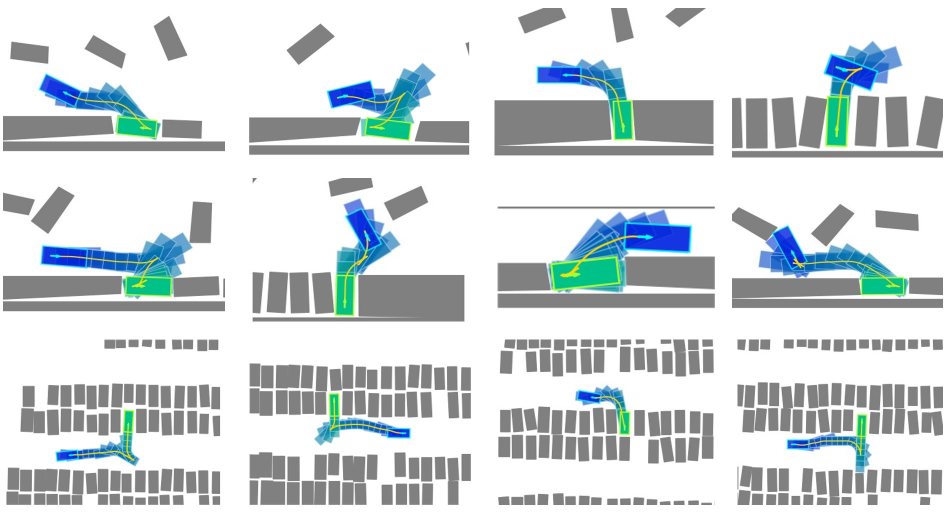
#> input picture assets/examples.jpg, 1894 x 1030 px (shown at 1/2 size)
$ python -i make_paper_figures.py   (imports and definitions only)
#> lines starting #> are read from the running program, lines starting #| are printed output that depends on the picture; after the words box and inside, x2 and y2 are one past the last pixel; in counts of white or black regions, pixels touching at a corner belong together
import argparse
import json
import time
from pathlib import Path

import matplotlib.pyplot as plt
import numpy as np
from matplotlib.colors import LinearSegmentedColormap
from PIL import Image, ImageFilter


SCENES = ["Normal", "Complex", "Extrem"]
METHOD_LABELS = ["HOPE final", "Ours planning", "Ours final"]
PALETTE = {
    "navy": "#355070",
    "orange": "#D98F2B",
    "teal": "#2A9D8F",
    "red": "#C8553D",
    "gray": "#B7BDC5",
    "dark": "#273043",
    "offwhite": "#FBFBF8",
    "grid": "#C9CED6",
}


# [37 lines left out: functions setup_publication_style, style_axis, not called in this run]


def load_json(path: Path):
    with path.open() as f:
        return json.load(f)


def ensure_dir(path: Path):
    path.mkdir(parents=True, exist_ok=True)


def scene_title(scene: str) -> str:
    return {"Normal": "Simple", "Complex": "Complex", "Extrem": "Extreme"}.get(scene, scene)


# [241 lines left out: functions collect_metrics, load_dual_nc_summary, plot_grouped_results, plot_breakdown, plot_heatmap, not called in this run]


def load_case_summary(base_dir: Path, case_id: int, variant: str):
    return load_json(base_dir / f"case_{case_id}" / f"{variant}_summary.json")


def load_smoothed_image(path: Path):
#> called with path = '../../assets/examples.jpg'
    img = Image.open(path).convert("RGB")
#> img is the input picture: PIL image 1894x1030 RGB; mean R, G, B 207.7, 215, 217
    img = img.resize(
        (int(img.width * 1.15), int(img.height * 1.15)),
        resample=Image.Resampling.LANCZOS,
    )
#> img: PIL image 2178x1184 RGB
    base = img.filter(ImageFilter.GaussianBlur(radius=0.25))

    arr = np.asarray(base).astype(np.int16)
    sat = arr.max(axis=2) - arr.min(axis=2)
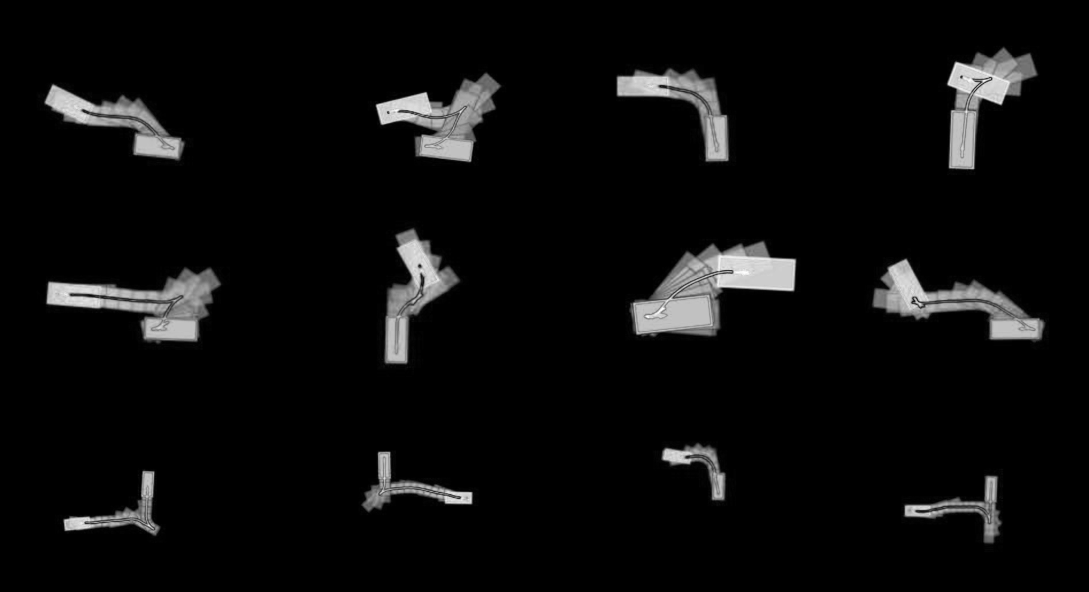
#> sat: shape (1184, 2178) int16 (shown at 1/2 size); min 0, max 255, mean 12.1
    val = arr.max(axis=2)
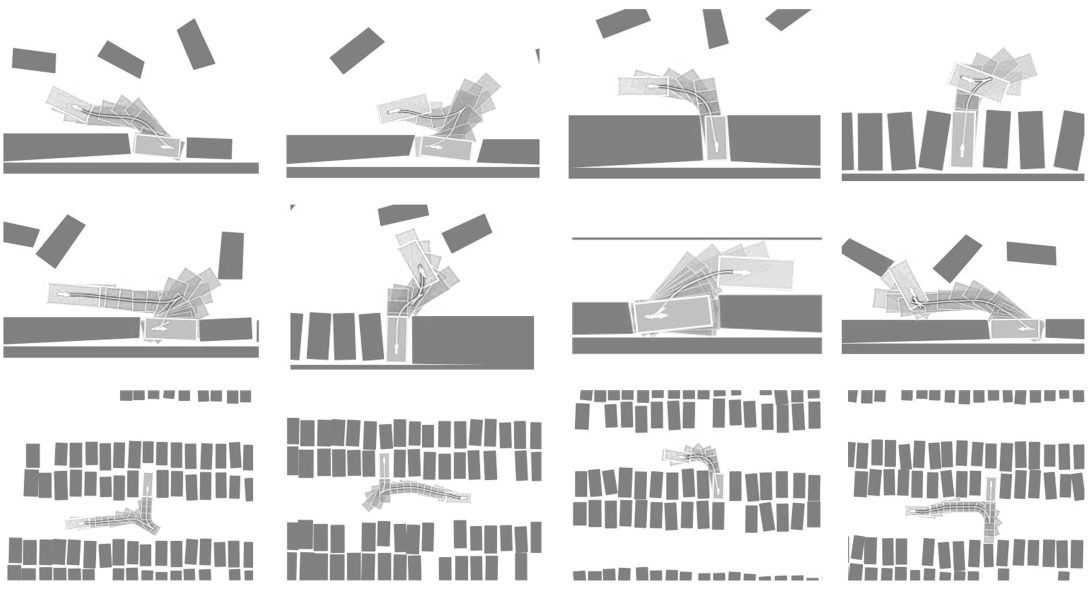
#> val: shape (1184, 2178) int16 (shown at 1/2 size); min 55, max 255, mean 219.1
    # Focus on the rendered trajectory colors instead of the whole map.
    route_mask = ((sat > 55) & (val > 105)).astype(np.uint8) * 255
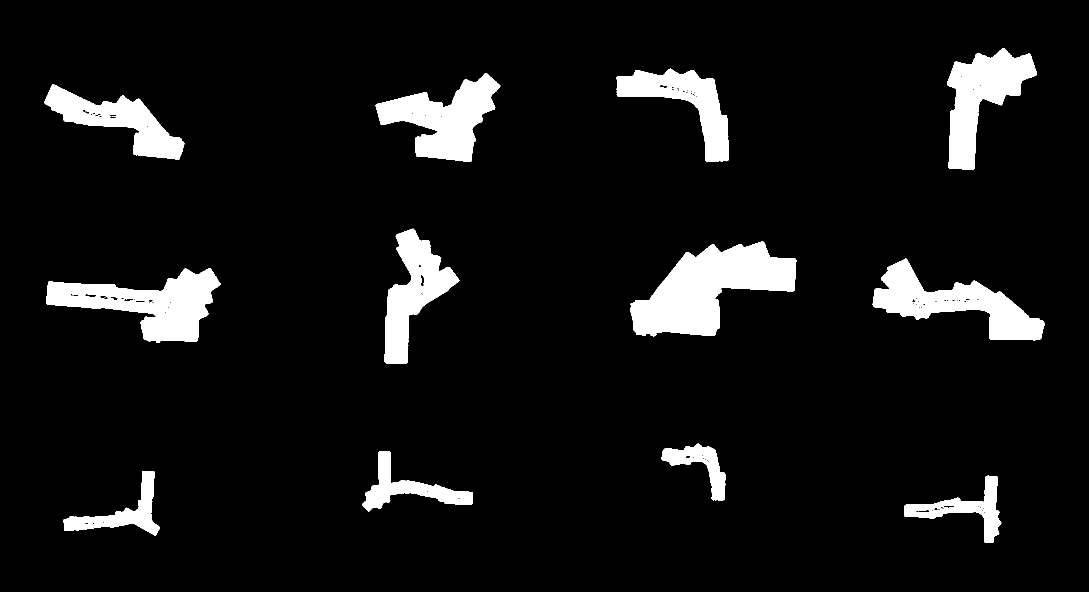
#> route_mask: shape (1184, 2178) (shown at 1/2 size); 7.6% white; 21 white regions (6 under 20 px), largest, box (x1, y1, x2, y2) and area: (1260, 483, 1593, 673) 33672, (92, 537, 441, 686) 23970, (1745, 517, 2089, 682) 21622

    alpha = Image.fromarray(route_mask, mode="L")
    alpha = alpha.filter(ImageFilter.MaxFilter(5))
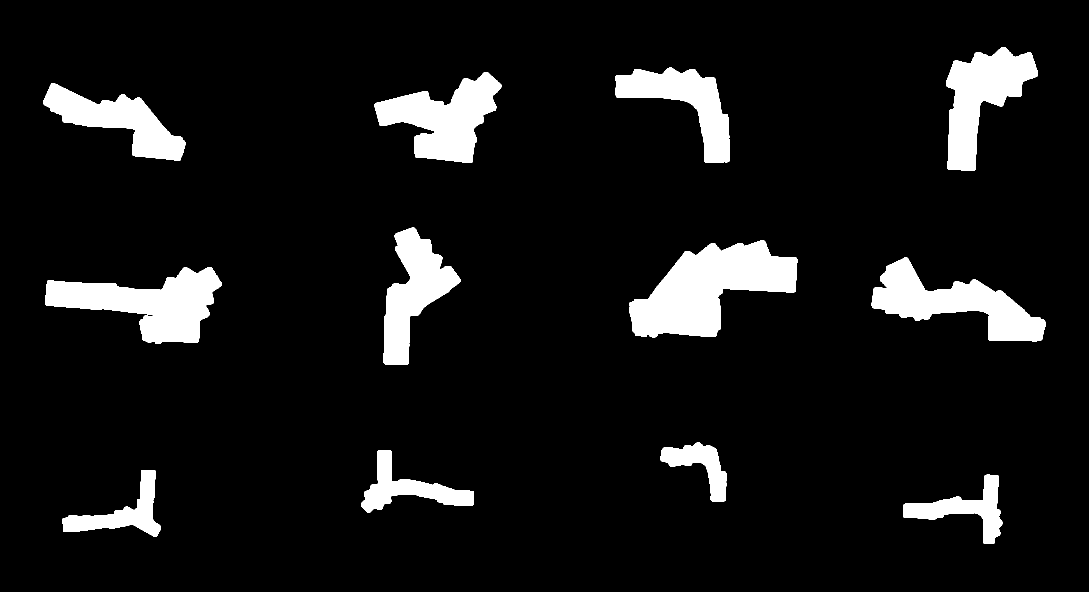
#> alpha: PIL image 2178x1184 L (shown at 1/2 size); 8.6% white; 12 white regions, largest, box (x1, y1, x2, y2) and area: (1258, 481, 1595, 675) 36234, (90, 535, 443, 688) 27069, (1743, 515, 2091, 684) 24356
    alpha = alpha.filter(ImageFilter.GaussianBlur(radius=1.0))

    route_layer = img.filter(ImageFilter.GaussianBlur(radius=0.55))
    route_layer = route_layer.filter(ImageFilter.UnsharpMask(radius=1.4, percent=110, threshold=2))
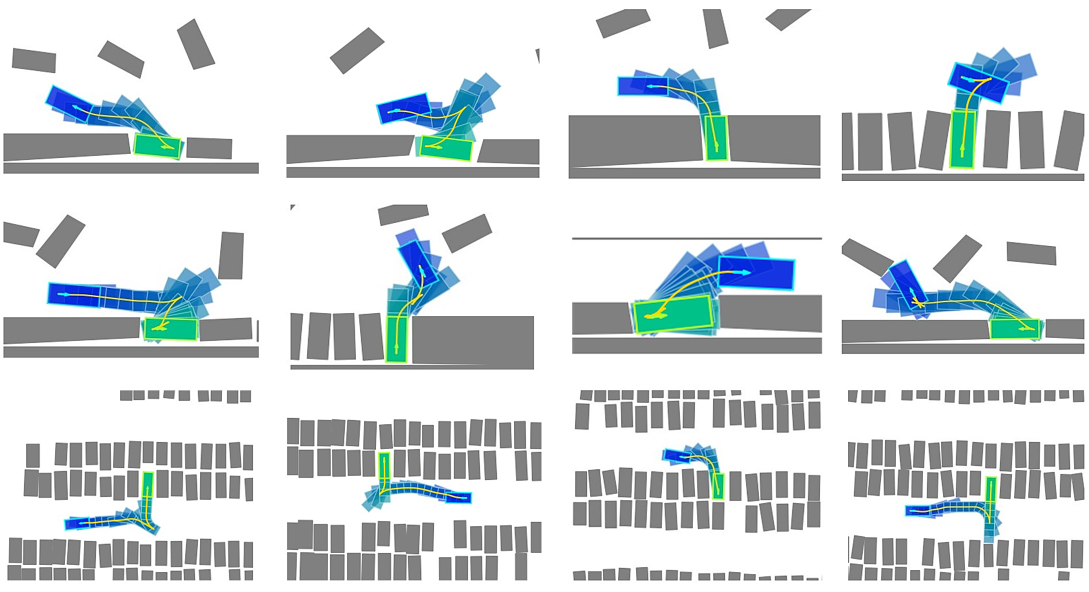
#> route_layer: PIL image 2178x1184 RGB (shown at 1/2 size); mean R, G, B 207.1, 214.3, 216.4
    route_layer.putalpha(alpha)
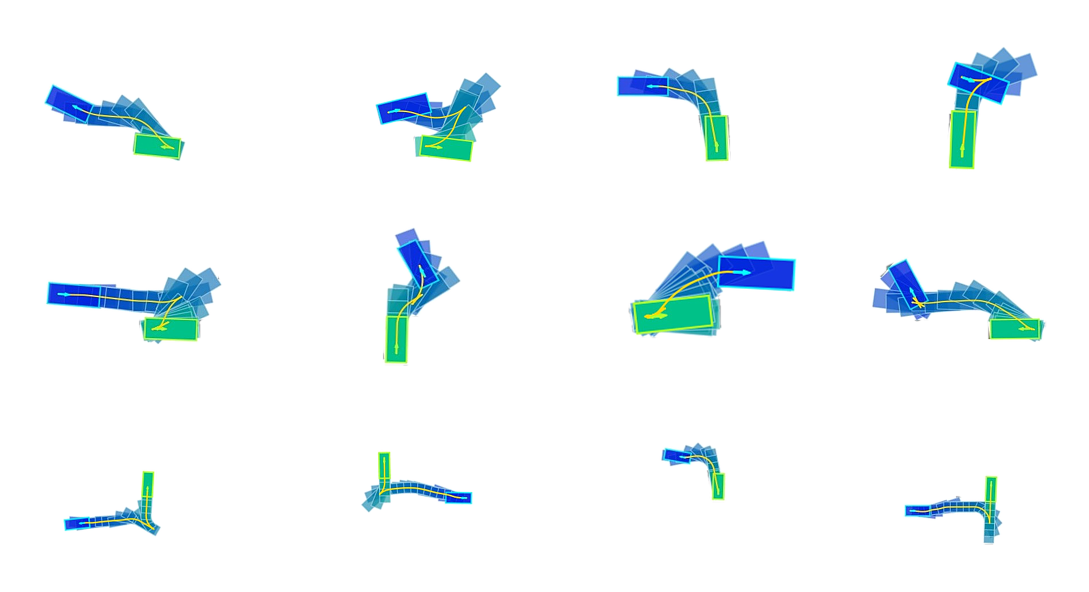
#> route_layer: PIL image 2178x1184 RGBA (shown at 1/2 size); mean R, G, B, A 207.1, 214.3, 216.4, 21.9; transparent parts drawn white

    composited = base.convert("RGBA")
    composited.alpha_composite(route_layer)
    composited = composited.convert("RGB")
#> composited: PIL image 2178x1184 RGB
    composited = composited.filter(ImageFilter.UnsharpMask(radius=1.0, percent=70, threshold=3))
    return np.asarray(composited)


# [124 lines left out: functions plot_trajectory_panel, main, not called in this run]


# [2 lines not run here, left out]

>>> result = load_smoothed_image('../../assets/examples.jpg')

$ run again, on assets/algo_struct.png
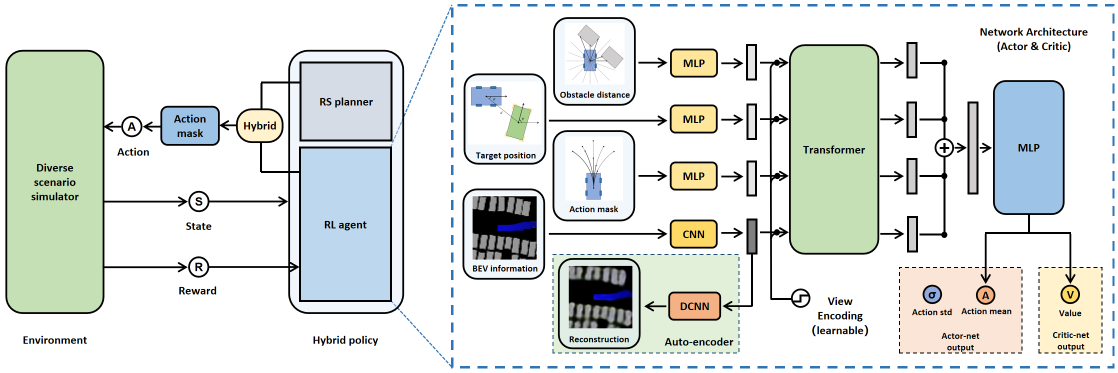
#> input picture assets/algo_struct.png, 2236 x 745 px (shown at 1/2 size)
#> in load_smoothed_image, `route_mask = ((sat > 55) & (val > 105)).astype(np.uint8) * 255`:
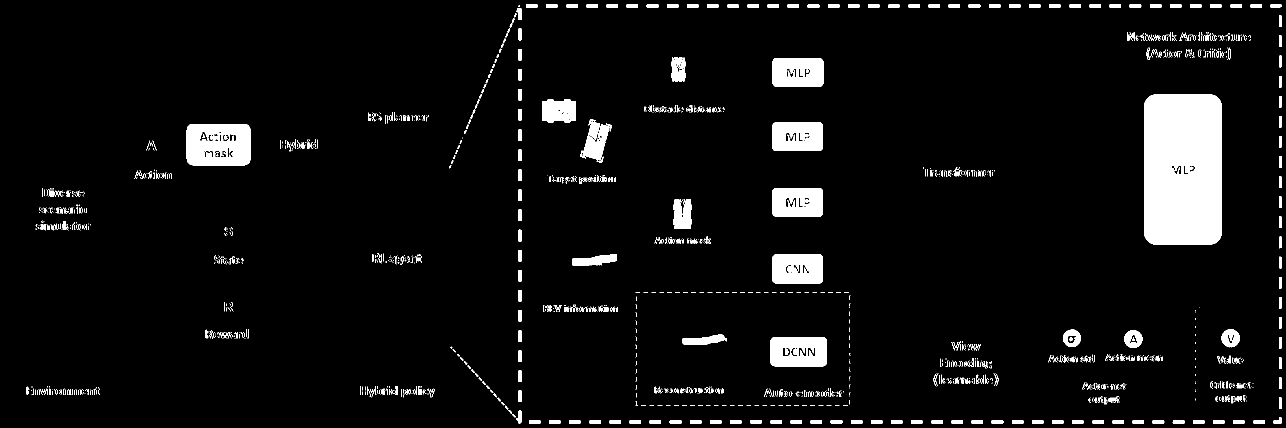
#> route_mask: shape (856, 2571) (shown at 1/2 size); 5.8% white; 1800 white regions (1433 under 20 px), largest, box (x1, y1, x2, y2) and area: (2288, 189, 2444, 489) 45865, (373, 248, 501, 331) 9403, (1541, 674, 1654, 733) 5959
#> in load_smoothed_image, `route_layer.putalpha(alpha)`:
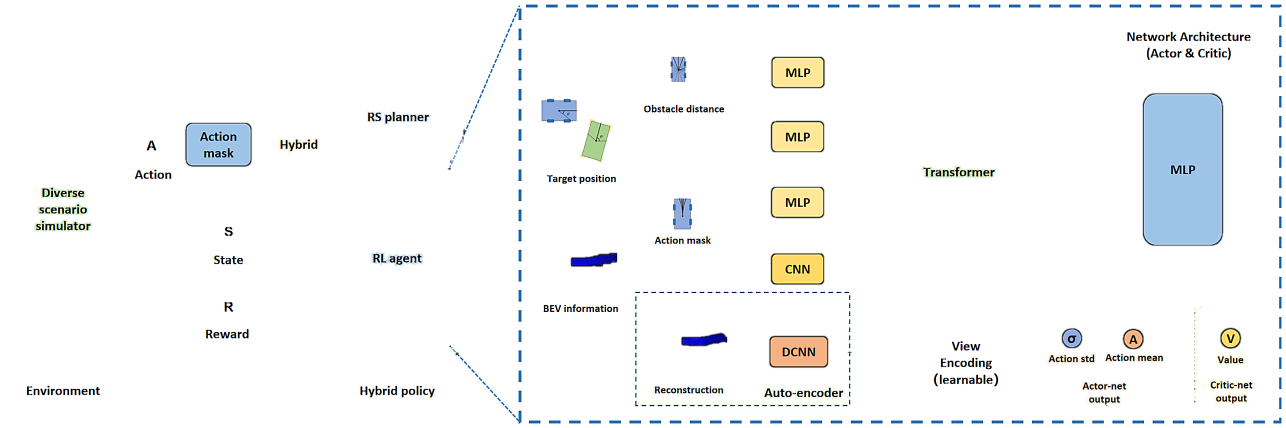
#> route_layer: PIL image 2571x856 RGBA (shown at 1/2 size); mean R, G, B, A 222.1, 227, 222.9, 24.5; transparent parts drawn white
